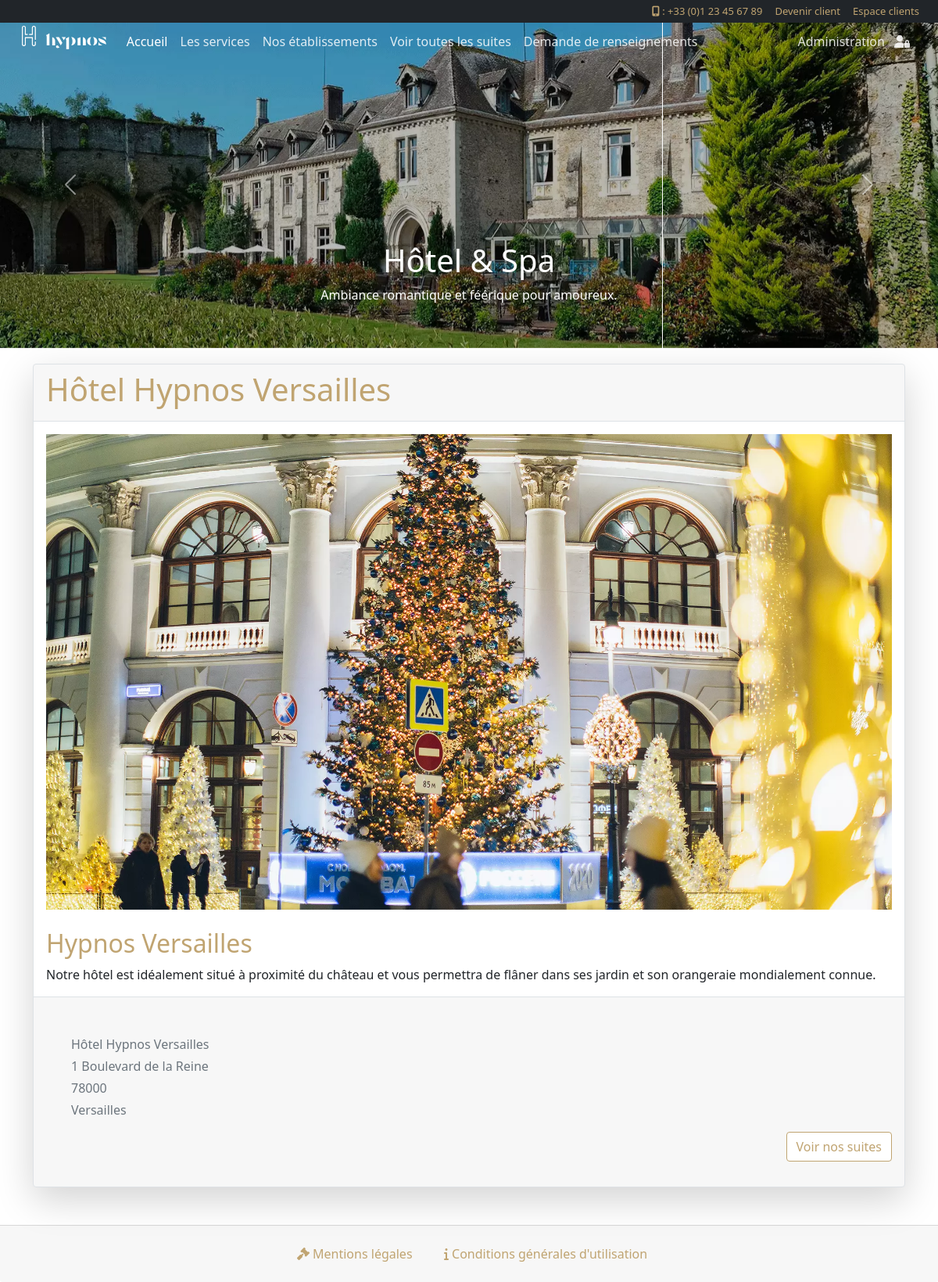
/resort.php?pageid=7, run on the app's committed database.
### tables this page shows
CREATE TABLE `pages_resort` (
  `pageid` int(11) NOT NULL,
  `pagename` varchar(100) NOT NULL,
  `pagetitle` varchar(255) NOT NULL,
  `pagedescription` text NOT NULL,
  `pageaddress` text NOT NULL,
  `pagezipcode` int(10) NOT NULL,
  `pagecity` varchar(100) NOT NULL,
  `pageimage` varchar(100) NOT NULL,
  `resortid` int(11) DEFAULT NULL,
  `createdate` timestamp NOT NULL DEFAULT current_timestamp(),
  `updatedate` timestamp NOT NULL DEFAULT current_timestamp() ON UPDATE current_timestamp()
);

### resort.php (the view, shortened to what this page needs)
<?php
include('includes/config.php');
?>
<!DOCTYPE HTML>
  <html>
    <head>
      <link href="https://cdn.jsdelivr.net/npm/bootstrap@5.1.3/dist/css/bootstrap.min.css" rel="stylesheet">
      <link href="css/mobile.css" rel="stylesheet" type="text/css" />
      <link href="css/hypnos.css" rel="stylesheet" type="text/css" />
      <link href="css/scrollToTop.css" rel="stylesheet" type="text/css" />
    </head>
  <body>
    <?php include('includes/header.php');?>
    <main class="main">
      <?php
        $pageid = $_GET['pageid'];
        $sql = "SELECT * from pages_resort where pageid = '".$pageid."'";
        $query = $dbh->prepare($sql);
        $query->execute();
        $results=$query->fetchAll(PDO::FETCH_OBJ);
      if($query->rowCount() == 0)
        echo "<br/>La page ID n'existe pas : ".$pageid;
      else
      {
      foreach($results as $result)
      {
          ?>
      <div class="container-fluid mt-5 p-0">
        <div class="container my-5">
          <div class="card shadow-lg border">
            <div class="container-fluid card-header border-bottom mx-auto">
              <h1><?php echo htmlentities($result->pagename);?></h1>
            </div>
            <div class="card-body">
              <img src="admin/pagesimages/<?php echo htmlentities($result->pageimage);?>" alt="Hôtel hypnos group" class="img-fluid mb-4">
              <div class="card-title">
                <h2><?php echo htmlentities($result->pagetitle);?></h2>
              </div>
                <p class="card-text"><?php echo htmlentities($result->pagedescription);?></p>
            </div>
            <div class="card-footer border-top ps-5 pt-5">
              <p class="text-muted mb-1"><?php echo htmlentities($result->pagename);?></p>
              <p class="text-muted mb-1"><?php echo htmlentities($result->pageaddress);?></p>
              <p class="text-muted mb-1"><?php echo htmlentities($result->pagezipcode);?></p>
              <p class="text-muted"><?php echo htmlentities($result->pagecity);?></p>
              <div class="d-flex justify-content-end">
                <a class="btn btn-hypnos mb-4" href="suites-list.php?idhotel=<?php echo $result->resortid;?>">Voir nos suites</a>
              </div>
            </div>
          </div>
        </div>
      </div>
      <?php } ?>
    </main>
    <?php include('includes/footer.php');?>
  </body>
</html>
<?php } ?>

### css/hypnos.css (style rules this page uses)
body { height: 100vh; z-index: 0; }
html { scrollbar-width: none }
.main { top: 100px; }
h1 { color: rgb(192, 164, 113); font-weight: 500 }
h2 { color: rgb(192, 164, 113); font-weight: 500 }
.btn-hypnos { color: rgb(192, 164, 113); background-color: #fff; border-color: rgb(192, 164, 113) }

### data on the page
pages_resort: pagename "Hôtel Hypnos Versailles", pageimage (picture), pagetitle "Hypnos Versailles", pagedescription "Notre hôtel est idéalement situé à proximité du château et vous permettra de flâner dans ses jardin et son orangeraie mondialement connue.", pageaddress "1 Boulevard de la Reine", pagezipcode "78000", pagecity "Versailles"
